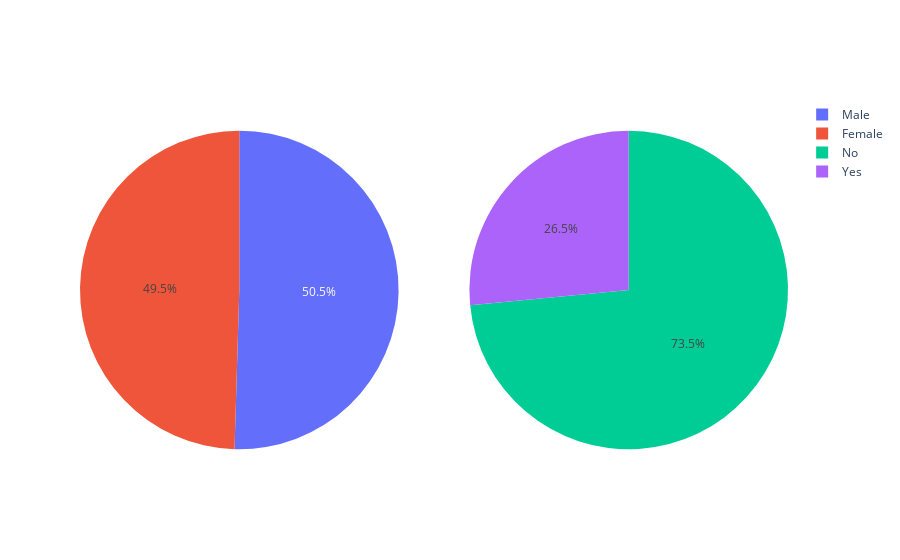

Write notebook code for a chart like this one.
### Code cell
# advanced pie chart
gen_lab= ['Male','Female']
c_lab= ['No','Yes']
fig= make_subplots(rows=1,cols= 2, specs=[[{'type':'domain'}, {"type":'domain'}]])
fig.add_trace(go.Pie(labels=gen_lab, values= df['gender'].value_counts(), name='Gender'),1,1)
fig.add_trace(go.Pie(labels=c_lab, values= df['Churn'].value_counts(), name='Churn'),1,2)

### Figure 1 — Plotly figure (JSON) as saved in the notebook; plotly's stock layout.template omitted (floating-point values rounded to 4 significant figures)
{"data": [{"domain": {"x": [0, 0.45], "y": [0, 1]}, "labels": ["Male", "Female"], "name": "Gender", "type": "pie", "values": [3555, 3488]}, {"domain": {"x": [0.55, 1], "y": [0, 1]}, "labels": ["No", "Yes"], "name": "Churn", "type": "pie", "values": [5174, 1869]}], "layout": {"autosize": true}}
